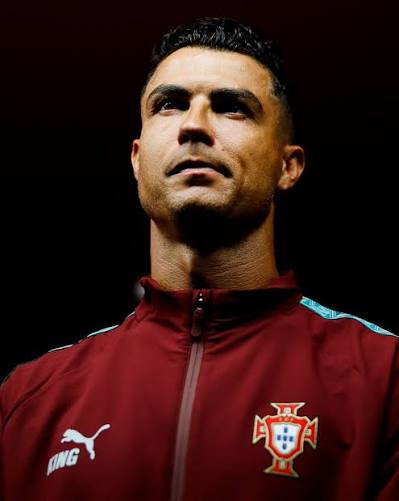
#> input picture Practical_4/img1.jpg, 399 x 501 px
$ python Fourth_4.py
#> lines starting #> are read from the running program, lines starting #| are printed output that depends on the picture
# 4. Sharpening images (Method 1)

import cv2
import matplotlib.pyplot as plt
import numpy as np
image = cv2.imread('img1.jpg')
#> image is the input picture: shape (501, 399, 3); mean B, G, R 20.2, 23.7, 55.8
plt.subplot(1, 2, 1)
plt.title("Original")
plt.imshow(image)
kernel = np.array([[0, -1, 0], [-1, 5, -1], [0, -1, 0]])
sharpened_image = cv2.filter2D(image, -1, kernel)
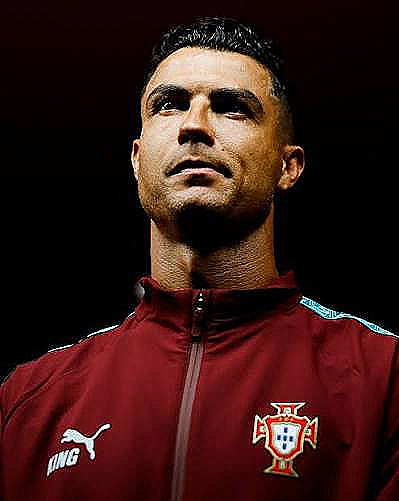
#> sharpened_image: shape (501, 399, 3); mean B, G, R 21.3, 24.6, 56.1
cv2.imwrite('sharpened_image.jpg', sharpened_image)
plt.subplot(1, 2, 2)
plt.title("Sharpening CS25D010")
plt.imshow(sharpened_image)
plt.show()
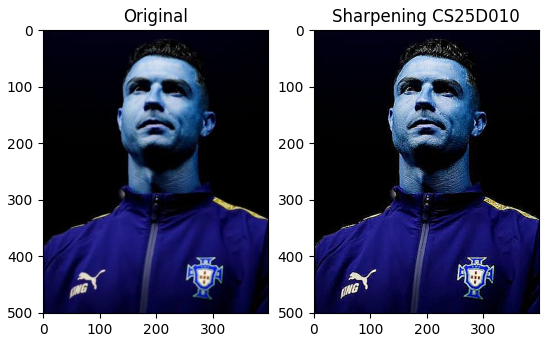
#> figure drawn by matplotlib, 2 panels; B, G, R data is drawn as R, G, B

$ run again, with Practical_4/img2.jpg copied over Practical_4/img1.jpg
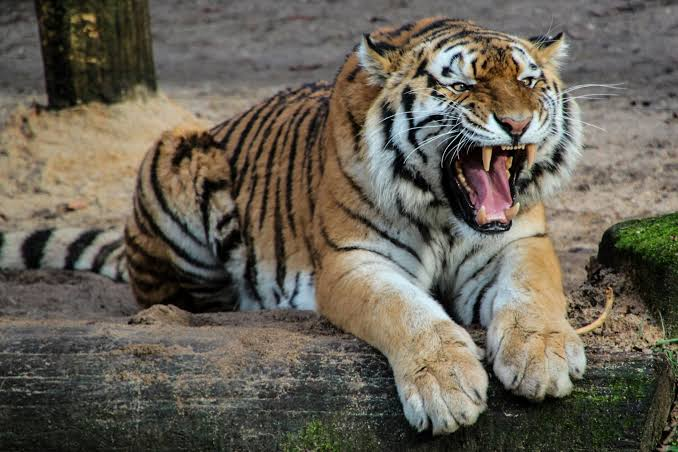
#> input picture Practical_4/img2.jpg, 678 x 452 px
#> image is the input picture: shape (452, 678, 3); mean B, G, R 85.4, 97.3, 103.3
#> `sharpened_image = cv2.filter2D(image, -1, kernel)`:
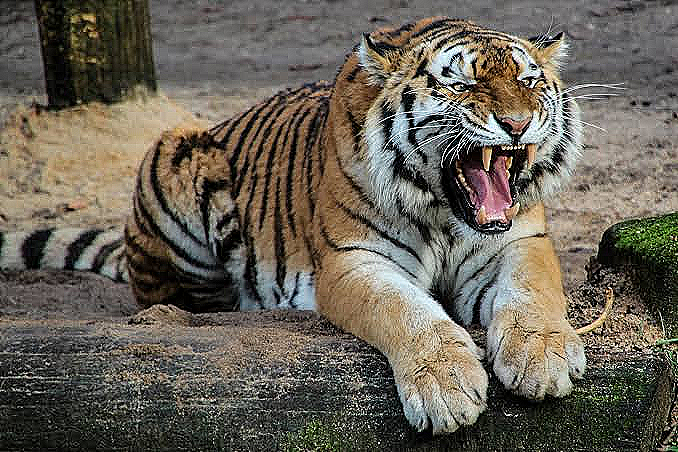
#> sharpened_image: shape (452, 678, 3); mean B, G, R 87.5, 98.7, 104.7
#> `plt.show()`:
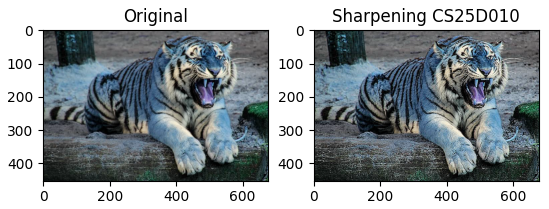
#> figure drawn by matplotlib, 2 panels; B, G, R data is drawn as R, G, B

$ run again, with Practical_4/Laplacian sharpened_image.jpg copied over Practical_4/img1.jpg
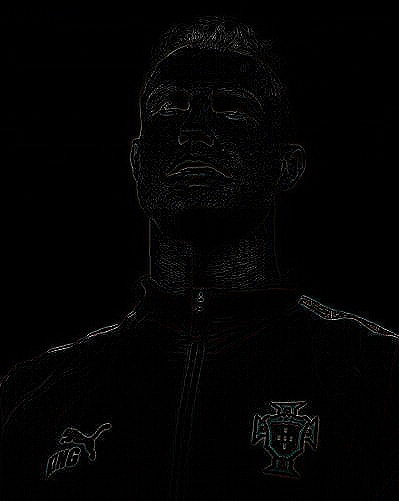
#> input picture Practical_4/Laplacian sharpened_image.jpg, 399 x 501 px
#> image is the input picture: shape (501, 399, 3); mean B, G, R 3.1, 3.1, 3.2
#> `sharpened_image = cv2.filter2D(image, -1, kernel)`:
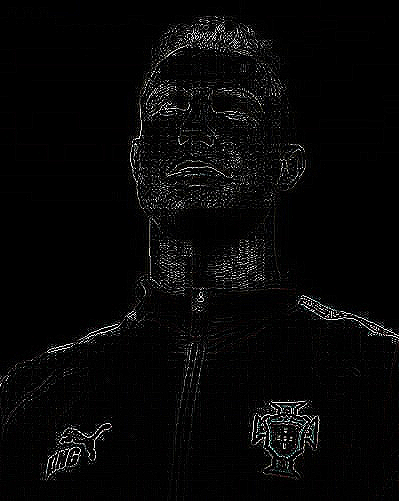
#> sharpened_image: shape (501, 399, 3); mean B, G, R 7.4, 7.4, 7.4
#> `plt.show()`:
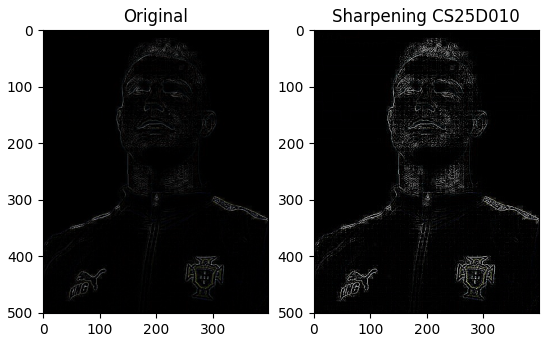
#> figure drawn by matplotlib, 2 panels; B, G, R data is drawn as R, G, B
